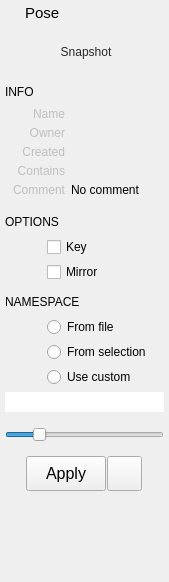
<?xml version="1.0" encoding="UTF-8"?>
<ui version="4.0">
 <class>Form</class>
 <widget class="QWidget" name="Form">
  <property name="geometry">
   <rect>
    <x>0</x>
    <y>0</y>
    <width>169</width>
    <height>582</height>
   </rect>
  </property>
  <property name="sizePolicy">
   <sizepolicy hsizetype="Preferred" vsizetype="Minimum">
    <horstretch>0</horstretch>
    <verstretch>0</verstretch>
   </sizepolicy>
  </property>
  <property name="minimumSize">
   <size>
    <width>160</width>
    <height>510</height>
   </size>
  </property>
  <property name="maximumSize">
   <size>
    <width>300</width>
    <height>16777215</height>
   </size>
  </property>
  <property name="windowTitle">
   <string>Form</string>
  </property>
  <property name="styleSheet">
   <string notr="true"/>
  </property>
  <layout class="QVBoxLayout" name="verticalLayout">
   <property name="spacing">
    <number>5</number>
   </property>
   <property name="sizeConstraint">
    <enum>QLayout::SetDefaultConstraint</enum>
   </property>
   <property name="leftMargin">
    <number>5</number>
   </property>
   <property name="topMargin">
    <number>2</number>
   </property>
   <property name="rightMargin">
    <number>5</number>
   </property>
   <property name="bottomMargin">
    <number>2</number>
   </property>
   <item>
    <layout class="QHBoxLayout" name="horizontalLayout_18">
     <property name="leftMargin">
      <number>2</number>
     </property>
     <property name="topMargin">
      <number>2</number>
     </property>
     <property name="rightMargin">
      <number>2</number>
     </property>
     <property name="bottomMargin">
      <number>0</number>
     </property>
     <item>
      <widget class="QLabel" name="label_6">
       <property name="maximumSize">
        <size>
         <width>13</width>
         <height>13</height>
        </size>
       </property>
       <property name="text">
        <string/>
       </property>
       <property name="pixmap">
        <pixmap>../icons/pose.png</pixmap>
       </property>
       <property name="scaledContents">
        <bool>true</bool>
       </property>
      </widget>
     </item>
     <item>
      <widget class="QLabel" name="label_2">
       <property name="font">
        <font>
         <family>Arial</family>
         <pointsize>11</pointsize>
         <weight>50</weight>
         <bold>false</bold>
        </font>
       </property>
       <property name="text">
        <string>Pose</string>
       </property>
      </widget>
     </item>
    </layout>
   </item>
   <item>
    <layout class="QHBoxLayout" name="modelPanelLayout">
     <property name="spacing">
      <number>0</number>
     </property>
     <property name="topMargin">
      <number>0</number>
     </property>
     <property name="bottomMargin">
      <number>0</number>
     </property>
     <item>
      <widget class="QLabel" name="label_3">
       <property name="minimumSize">
        <size>
         <width>0</width>
         <height>0</height>
        </size>
       </property>
       <property name="maximumSize">
        <size>
         <width>0</width>
         <height>16777215</height>
        </size>
       </property>
       <property name="text">
        <string/>
       </property>
      </widget>
     </item>
     <item>
      <widget class="QFrame" name="iconFrame">
       <property name="sizePolicy">
        <sizepolicy hsizetype="Expanding" vsizetype="Expanding">
         <horstretch>0</horstretch>
         <verstretch>0</verstretch>
        </sizepolicy>
       </property>
       <property name="minimumSize">
        <size>
         <width>50</width>
         <height>50</height>
        </size>
       </property>
       <property name="maximumSize">
        <size>
         <width>150</width>
         <height>150</height>
        </size>
       </property>
       <property name="styleSheet">
        <string notr="true"/>
       </property>
       <property name="frameShape">
        <enum>QFrame::NoFrame</enum>
       </property>
       <property name="frameShadow">
        <enum>QFrame::Plain</enum>
       </property>
       <property name="lineWidth">
        <number>0</number>
       </property>
       <layout class="QVBoxLayout" name="verticalLayout_3">
        <property name="spacing">
         <number>0</number>
        </property>
        <property name="margin">
         <number>0</number>
        </property>
        <item>
         <widget class="QToolButton" name="snapshotButton">
          <property name="enabled">
           <bool>true</bool>
          </property>
          <property name="sizePolicy">
           <sizepolicy hsizetype="Expanding" vsizetype="Expanding">
            <horstretch>0</horstretch>
            <verstretch>1</verstretch>
           </sizepolicy>
          </property>
          <property name="minimumSize">
           <size>
            <width>0</width>
            <height>0</height>
           </size>
          </property>
          <property name="maximumSize">
           <size>
            <width>150</width>
            <height>150</height>
           </size>
          </property>
          <property name="toolTip">
           <string>Take snapshot</string>
          </property>
          <property name="layoutDirection">
           <enum>Qt::LeftToRight</enum>
          </property>
          <property name="styleSheet">
           <string notr="true">color: rgb(40, 40, 40);
border: 1px solid rgb(0, 0, 0, 0);
background-color: rgb(254, 255, 230, 0);</string>
          </property>
          <property name="text">
           <string>Snapshot</string>
          </property>
          <property name="icon">
           <iconset>
            <normaloff>../icons/thumbnail.png</normaloff>../icons/thumbnail.png</iconset>
          </property>
          <property name="iconSize">
           <size>
            <width>176</width>
            <height>180</height>
           </size>
          </property>
          <property name="popupMode">
           <enum>QToolButton::InstantPopup</enum>
          </property>
          <property name="toolButtonStyle">
           <enum>Qt::ToolButtonIconOnly</enum>
          </property>
          <property name="autoRaise">
           <bool>false</bool>
          </property>
         </widget>
        </item>
       </layout>
      </widget>
     </item>
    </layout>
   </item>
   <item>
    <layout class="QHBoxLayout" name="horizontalLayout_7">
     <property name="topMargin">
      <number>0</number>
     </property>
     <item>
      <widget class="QLabel" name="label_8">
       <property name="minimumSize">
        <size>
         <width>200</width>
         <height>0</height>
        </size>
       </property>
       <property name="maximumSize">
        <size>
         <width>200</width>
         <height>16777215</height>
        </size>
       </property>
       <property name="font">
        <font>
         <family>Arial</family>
         <pointsize>9</pointsize>
         <weight>50</weight>
         <bold>false</bold>
        </font>
       </property>
       <property name="text">
        <string>INFO</string>
       </property>
      </widget>
     </item>
     <item>
      <spacer name="horizontalSpacer_2">
       <property name="orientation">
        <enum>Qt::Horizontal</enum>
       </property>
       <property name="sizeHint" stdset="0">
        <size>
         <width>40</width>
         <height>20</height>
        </size>
       </property>
      </spacer>
     </item>
    </layout>
   </item>
   <item>
    <layout class="QHBoxLayout" name="horizontalLayout">
     <property name="spacing">
      <number>6</number>
     </property>
     <property name="topMargin">
      <number>0</number>
     </property>
     <item>
      <widget class="QLabel" name="label">
       <property name="enabled">
        <bool>false</bool>
       </property>
       <property name="sizePolicy">
        <sizepolicy hsizetype="Fixed" vsizetype="Preferred">
         <horstretch>0</horstretch>
         <verstretch>0</verstretch>
        </sizepolicy>
       </property>
       <property name="minimumSize">
        <size>
         <width>60</width>
         <height>0</height>
        </size>
       </property>
       <property name="maximumSize">
        <size>
         <width>60</width>
         <height>16777215</height>
        </size>
       </property>
       <property name="text">
        <string>Name</string>
       </property>
       <property name="alignment">
        <set>Qt::AlignRight|Qt::AlignTrailing|Qt::AlignVCenter</set>
       </property>
      </widget>
     </item>
     <item>
      <widget class="QLabel" name="name">
       <property name="enabled">
        <bool>true</bool>
       </property>
       <property name="sizePolicy">
        <sizepolicy hsizetype="Ignored" vsizetype="Preferred">
         <horstretch>0</horstretch>
         <verstretch>0</verstretch>
        </sizepolicy>
       </property>
       <property name="text">
        <string/>
       </property>
       <property name="textInteractionFlags">
        <set>Qt::LinksAccessibleByMouse|Qt::TextSelectableByMouse</set>
       </property>
      </widget>
     </item>
    </layout>
   </item>
   <item>
    <layout class="QHBoxLayout" name="horizontalLayout_9">
     <property name="spacing">
      <number>6</number>
     </property>
     <property name="topMargin">
      <number>0</number>
     </property>
     <item>
      <widget class="QLabel" name="label_13">
       <property name="enabled">
        <bool>false</bool>
       </property>
       <property name="sizePolicy">
        <sizepolicy hsizetype="Fixed" vsizetype="Expanding">
         <horstretch>0</horstretch>
         <verstretch>0</verstretch>
        </sizepolicy>
       </property>
       <property name="minimumSize">
        <size>
         <width>60</width>
         <height>0</height>
        </size>
       </property>
       <property name="maximumSize">
        <size>
         <width>60</width>
         <height>500</height>
        </size>
       </property>
       <property name="text">
        <string>Owner</string>
       </property>
       <property name="alignment">
        <set>Qt::AlignRight|Qt::AlignTop|Qt::AlignTrailing</set>
       </property>
      </widget>
     </item>
     <item>
      <widget class="QLabel" name="owner">
       <property name="enabled">
        <bool>true</bool>
       </property>
       <property name="sizePolicy">
        <sizepolicy hsizetype="Ignored" vsizetype="Expanding">
         <horstretch>0</horstretch>
         <verstretch>0</verstretch>
        </sizepolicy>
       </property>
       <property name="minimumSize">
        <size>
         <width>0</width>
         <height>0</height>
        </size>
       </property>
       <property name="maximumSize">
        <size>
         <width>16777215</width>
         <height>16777215</height>
        </size>
       </property>
       <property name="styleSheet">
        <string notr="true"/>
       </property>
       <property name="text">
        <string/>
       </property>
       <property name="alignment">
        <set>Qt::AlignLeading|Qt::AlignLeft|Qt::AlignTop</set>
       </property>
       <property name="wordWrap">
        <bool>true</bool>
       </property>
       <property name="textInteractionFlags">
        <set>Qt::LinksAccessibleByMouse|Qt::TextSelectableByMouse</set>
       </property>
      </widget>
     </item>
    </layout>
   </item>
   <item>
    <layout class="QHBoxLayout" name="horizontalLayout_11">
     <property name="spacing">
      <number>6</number>
     </property>
     <property name="topMargin">
      <number>0</number>
     </property>
     <item>
      <widget class="QLabel" name="label_14">
       <property name="enabled">
        <bool>false</bool>
       </property>
       <property name="sizePolicy">
        <sizepolicy hsizetype="Fixed" vsizetype="Expanding">
         <horstretch>0</horstretch>
         <verstretch>0</verstretch>
        </sizepolicy>
       </property>
       <property name="minimumSize">
        <size>
         <width>60</width>
         <height>0</height>
        </size>
       </property>
       <property name="maximumSize">
        <size>
         <width>60</width>
         <height>500</height>
        </size>
       </property>
       <property name="text">
        <string>Created</string>
       </property>
       <property name="alignment">
        <set>Qt::AlignRight|Qt::AlignTop|Qt::AlignTrailing</set>
       </property>
      </widget>
     </item>
     <item>
      <widget class="QLabel" name="created">
       <property name="enabled">
        <bool>true</bool>
       </property>
       <property name="sizePolicy">
        <sizepolicy hsizetype="Expanding" vsizetype="Expanding">
         <horstretch>0</horstretch>
         <verstretch>0</verstretch>
        </sizepolicy>
       </property>
       <property name="minimumSize">
        <size>
         <width>0</width>
         <height>0</height>
        </size>
       </property>
       <property name="maximumSize">
        <size>
         <width>16777215</width>
         <height>16777215</height>
        </size>
       </property>
       <property name="styleSheet">
        <string notr="true"/>
       </property>
       <property name="text">
        <string/>
       </property>
       <property name="alignment">
        <set>Qt::AlignLeading|Qt::AlignLeft|Qt::AlignTop</set>
       </property>
       <property name="wordWrap">
        <bool>true</bool>
       </property>
       <property name="textInteractionFlags">
        <set>Qt::LinksAccessibleByMouse|Qt::TextSelectableByMouse</set>
       </property>
      </widget>
     </item>
    </layout>
   </item>
   <item>
    <layout class="QHBoxLayout" name="horizontalLayout_15">
     <property name="spacing">
      <number>6</number>
     </property>
     <property name="topMargin">
      <number>0</number>
     </property>
     <property name="bottomMargin">
      <number>0</number>
     </property>
     <item>
      <widget class="QLabel" name="label_15">
       <property name="enabled">
        <bool>false</bool>
       </property>
       <property name="sizePolicy">
        <sizepolicy hsizetype="Fixed" vsizetype="Expanding">
         <horstretch>0</horstretch>
         <verstretch>0</verstretch>
        </sizepolicy>
       </property>
       <property name="minimumSize">
        <size>
         <width>60</width>
         <height>0</height>
        </size>
       </property>
       <property name="maximumSize">
        <size>
         <width>60</width>
         <height>500</height>
        </size>
       </property>
       <property name="text">
        <string>Contains</string>
       </property>
       <property name="alignment">
        <set>Qt::AlignRight|Qt::AlignTop|Qt::AlignTrailing</set>
       </property>
      </widget>
     </item>
     <item>
      <widget class="QLabel" name="contains">
       <property name="enabled">
        <bool>true</bool>
       </property>
       <property name="sizePolicy">
        <sizepolicy hsizetype="Expanding" vsizetype="MinimumExpanding">
         <horstretch>0</horstretch>
         <verstretch>0</verstretch>
        </sizepolicy>
       </property>
       <property name="minimumSize">
        <size>
         <width>0</width>
         <height>0</height>
        </size>
       </property>
       <property name="maximumSize">
        <size>
         <width>16777215</width>
         <height>16777215</height>
        </size>
       </property>
       <property name="styleSheet">
        <string notr="true"/>
       </property>
       <property name="text">
        <string/>
       </property>
       <property name="alignment">
        <set>Qt::AlignLeading|Qt::AlignLeft|Qt::AlignTop</set>
       </property>
       <property name="wordWrap">
        <bool>true</bool>
       </property>
       <property name="textInteractionFlags">
        <set>Qt::LinksAccessibleByMouse|Qt::TextSelectableByMouse</set>
       </property>
      </widget>
     </item>
    </layout>
   </item>
   <item>
    <layout class="QHBoxLayout" name="horizontalLayout_14">
     <property name="spacing">
      <number>6</number>
     </property>
     <property name="topMargin">
      <number>0</number>
     </property>
     <property name="bottomMargin">
      <number>5</number>
     </property>
     <item>
      <widget class="QLabel" name="label_11">
       <property name="enabled">
        <bool>false</bool>
       </property>
       <property name="sizePolicy">
        <sizepolicy hsizetype="Fixed" vsizetype="Expanding">
         <horstretch>0</horstretch>
         <verstretch>0</verstretch>
        </sizepolicy>
       </property>
       <property name="minimumSize">
        <size>
         <width>60</width>
         <height>0</height>
        </size>
       </property>
       <property name="maximumSize">
        <size>
         <width>60</width>
         <height>500</height>
        </size>
       </property>
       <property name="text">
        <string>Comment</string>
       </property>
       <property name="alignment">
        <set>Qt::AlignRight|Qt::AlignTop|Qt::AlignTrailing</set>
       </property>
      </widget>
     </item>
     <item>
      <widget class="QLabel" name="comment">
       <property name="enabled">
        <bool>true</bool>
       </property>
       <property name="sizePolicy">
        <sizepolicy hsizetype="Ignored" vsizetype="MinimumExpanding">
         <horstretch>0</horstretch>
         <verstretch>0</verstretch>
        </sizepolicy>
       </property>
       <property name="minimumSize">
        <size>
         <width>0</width>
         <height>0</height>
        </size>
       </property>
       <property name="maximumSize">
        <size>
         <width>16777215</width>
         <height>16777215</height>
        </size>
       </property>
       <property name="styleSheet">
        <string notr="true"/>
       </property>
       <property name="text">
        <string>No comment</string>
       </property>
       <property name="alignment">
        <set>Qt::AlignLeading|Qt::AlignLeft|Qt::AlignTop</set>
       </property>
       <property name="wordWrap">
        <bool>true</bool>
       </property>
       <property name="textInteractionFlags">
        <set>Qt::LinksAccessibleByMouse|Qt::TextSelectableByMouse</set>
       </property>
      </widget>
     </item>
    </layout>
   </item>
   <item>
    <layout class="QHBoxLayout" name="horizontalLayout_8">
     <property name="topMargin">
      <number>5</number>
     </property>
     <item>
      <widget class="QLabel" name="label_7">
       <property name="minimumSize">
        <size>
         <width>200</width>
         <height>0</height>
        </size>
       </property>
       <property name="maximumSize">
        <size>
         <width>200</width>
         <height>16777215</height>
        </size>
       </property>
       <property name="font">
        <font>
         <family>Arial</family>
         <pointsize>9</pointsize>
         <weight>50</weight>
         <bold>false</bold>
        </font>
       </property>
       <property name="text">
        <string>OPTIONS</string>
       </property>
      </widget>
     </item>
     <item>
      <spacer name="horizontalSpacer">
       <property name="orientation">
        <enum>Qt::Horizontal</enum>
       </property>
       <property name="sizeHint" stdset="0">
        <size>
         <width>40</width>
         <height>20</height>
        </size>
       </property>
      </spacer>
     </item>
    </layout>
   </item>
   <item>
    <layout class="QHBoxLayout" name="horizontalLayout_4">
     <property name="spacing">
      <number>2</number>
     </property>
     <property name="leftMargin">
      <number>0</number>
     </property>
     <property name="topMargin">
      <number>0</number>
     </property>
     <item>
      <widget class="QLabel" name="label_12">
       <property name="minimumSize">
        <size>
         <width>40</width>
         <height>0</height>
        </size>
       </property>
       <property name="maximumSize">
        <size>
         <width>40</width>
         <height>16777215</height>
        </size>
       </property>
       <property name="layoutDirection">
        <enum>Qt::LeftToRight</enum>
       </property>
       <property name="text">
        <string/>
       </property>
       <property name="alignment">
        <set>Qt::AlignRight|Qt::AlignTrailing|Qt::AlignVCenter</set>
       </property>
      </widget>
     </item>
     <item>
      <widget class="QCheckBox" name="keyCheckBox">
       <property name="minimumSize">
        <size>
         <width>0</width>
         <height>19</height>
        </size>
       </property>
       <property name="text">
        <string>Key</string>
       </property>
       <property name="checkable">
        <bool>true</bool>
       </property>
       <property name="checked">
        <bool>false</bool>
       </property>
      </widget>
     </item>
    </layout>
   </item>
   <item>
    <layout class="QHBoxLayout" name="horizontalLayout_16">
     <property name="spacing">
      <number>2</number>
     </property>
     <property name="leftMargin">
      <number>0</number>
     </property>
     <property name="topMargin">
      <number>0</number>
     </property>
     <item>
      <widget class="QLabel" name="label_20">
       <property name="minimumSize">
        <size>
         <width>40</width>
         <height>0</height>
        </size>
       </property>
       <property name="maximumSize">
        <size>
         <width>40</width>
         <height>16777215</height>
        </size>
       </property>
       <property name="layoutDirection">
        <enum>Qt::LeftToRight</enum>
       </property>
       <property name="text">
        <string/>
       </property>
       <property name="alignment">
        <set>Qt::AlignRight|Qt::AlignTrailing|Qt::AlignVCenter</set>
       </property>
      </widget>
     </item>
     <item>
      <widget class="QCheckBox" name="mirrorCheckBox">
       <property name="minimumSize">
        <size>
         <width>0</width>
         <height>19</height>
        </size>
       </property>
       <property name="text">
        <string>Mirror</string>
       </property>
       <property name="checkable">
        <bool>true</bool>
       </property>
       <property name="checked">
        <bool>false</bool>
       </property>
      </widget>
     </item>
    </layout>
   </item>
   <item>
    <layout class="QHBoxLayout" name="horizontalLayout_20">
     <property name="topMargin">
      <number>5</number>
     </property>
     <item>
      <widget class="QLabel" name="label_4">
       <property name="sizePolicy">
        <sizepolicy hsizetype="Expanding" vsizetype="Preferred">
         <horstretch>0</horstretch>
         <verstretch>0</verstretch>
        </sizepolicy>
       </property>
       <property name="minimumSize">
        <size>
         <width>200</width>
         <height>0</height>
        </size>
       </property>
       <property name="maximumSize">
        <size>
         <width>100</width>
         <height>16777215</height>
        </size>
       </property>
       <property name="font">
        <font>
         <family>Arial</family>
         <pointsize>9</pointsize>
         <weight>50</weight>
         <bold>false</bold>
        </font>
       </property>
       <property name="text">
        <string>NAMESPACE</string>
       </property>
      </widget>
     </item>
     <item>
      <spacer name="horizontalSpacer_5">
       <property name="orientation">
        <enum>Qt::Horizontal</enum>
       </property>
       <property name="sizeHint" stdset="0">
        <size>
         <width>40</width>
         <height>20</height>
        </size>
       </property>
      </spacer>
     </item>
    </layout>
   </item>
   <item>
    <layout class="QHBoxLayout" name="horizontalLayout_5">
     <property name="spacing">
      <number>2</number>
     </property>
     <property name="leftMargin">
      <number>0</number>
     </property>
     <property name="topMargin">
      <number>0</number>
     </property>
     <item>
      <widget class="QLabel" name="label_16">
       <property name="minimumSize">
        <size>
         <width>40</width>
         <height>0</height>
        </size>
       </property>
       <property name="maximumSize">
        <size>
         <width>40</width>
         <height>16777215</height>
        </size>
       </property>
       <property name="layoutDirection">
        <enum>Qt::LeftToRight</enum>
       </property>
       <property name="text">
        <string/>
       </property>
       <property name="alignment">
        <set>Qt::AlignRight|Qt::AlignTrailing|Qt::AlignVCenter</set>
       </property>
      </widget>
     </item>
     <item>
      <widget class="QRadioButton" name="useFileNamespace">
       <property name="text">
        <string>From file</string>
       </property>
      </widget>
     </item>
    </layout>
   </item>
   <item>
    <layout class="QHBoxLayout" name="horizontalLayout_10">
     <property name="spacing">
      <number>2</number>
     </property>
     <property name="leftMargin">
      <number>0</number>
     </property>
     <property name="topMargin">
      <number>0</number>
     </property>
     <item>
      <widget class="QLabel" name="label_17">
       <property name="minimumSize">
        <size>
         <width>40</width>
         <height>0</height>
        </size>
       </property>
       <property name="maximumSize">
        <size>
         <width>40</width>
         <height>16777215</height>
        </size>
       </property>
       <property name="layoutDirection">
        <enum>Qt::LeftToRight</enum>
       </property>
       <property name="text">
        <string/>
       </property>
       <property name="alignment">
        <set>Qt::AlignRight|Qt::AlignTrailing|Qt::AlignVCenter</set>
       </property>
      </widget>
     </item>
     <item>
      <widget class="QRadioButton" name="useSelectionNamespace">
       <property name="text">
        <string>From selection</string>
       </property>
      </widget>
     </item>
    </layout>
   </item>
   <item>
    <layout class="QHBoxLayout" name="horizontalLayout_12">
     <property name="spacing">
      <number>2</number>
     </property>
     <property name="leftMargin">
      <number>0</number>
     </property>
     <property name="topMargin">
      <number>0</number>
     </property>
     <item>
      <widget class="QLabel" name="label_19">
       <property name="minimumSize">
        <size>
         <width>40</width>
         <height>0</height>
        </size>
       </property>
       <property name="maximumSize">
        <size>
         <width>40</width>
         <height>16777215</height>
        </size>
       </property>
       <property name="layoutDirection">
        <enum>Qt::LeftToRight</enum>
       </property>
       <property name="text">
        <string/>
       </property>
       <property name="alignment">
        <set>Qt::AlignRight|Qt::AlignTrailing|Qt::AlignVCenter</set>
       </property>
      </widget>
     </item>
     <item>
      <widget class="QRadioButton" name="useCustomNamespace">
       <property name="text">
        <string>Use custom</string>
       </property>
      </widget>
     </item>
    </layout>
   </item>
   <item>
    <layout class="QHBoxLayout" name="horizontalLayout_3">
     <property name="leftMargin">
      <number>0</number>
     </property>
     <property name="topMargin">
      <number>0</number>
     </property>
     <property name="rightMargin">
      <number>0</number>
     </property>
     <item>
      <widget class="QLineEdit" name="namespaceEdit">
       <property name="minimumSize">
        <size>
         <width>0</width>
         <height>0</height>
        </size>
       </property>
       <property name="frame">
        <bool>false</bool>
       </property>
      </widget>
     </item>
    </layout>
   </item>
   <item>
    <spacer name="verticalSpacer_2">
     <property name="orientation">
      <enum>Qt::Vertical</enum>
     </property>
     <property name="sizeType">
      <enum>QSizePolicy::Fixed</enum>
     </property>
     <property name="sizeHint" stdset="0">
      <size>
       <width>20</width>
       <height>10</height>
      </size>
     </property>
    </spacer>
   </item>
   <item>
    <layout class="QHBoxLayout" name="horizontalLayout_13">
     <property name="leftMargin">
      <number>0</number>
     </property>
     <property name="topMargin">
      <number>0</number>
     </property>
     <property name="rightMargin">
      <number>0</number>
     </property>
     <item>
      <widget class="QSlider" name="blendSlider">
       <property name="sizePolicy">
        <sizepolicy hsizetype="Expanding" vsizetype="Fixed">
         <horstretch>0</horstretch>
         <verstretch>0</verstretch>
        </sizepolicy>
       </property>
       <property name="minimum">
        <number>-30</number>
       </property>
       <property name="maximum">
        <number>130</number>
       </property>
       <property name="pageStep">
        <number>1</number>
       </property>
       <property name="tracking">
        <bool>false</bool>
       </property>
       <property name="orientation">
        <enum>Qt::Horizontal</enum>
       </property>
       <property name="tickPosition">
        <enum>QSlider::NoTicks</enum>
       </property>
       <property name="tickInterval">
        <number>0</number>
       </property>
      </widget>
     </item>
    </layout>
   </item>
   <item>
    <widget class="QFrame" name="previewButtons">
     <property name="frameShape">
      <enum>QFrame::NoFrame</enum>
     </property>
     <property name="frameShadow">
      <enum>QFrame::Plain</enum>
     </property>
     <layout class="QHBoxLayout" name="horizontalLayout_6">
      <property name="spacing">
       <number>1</number>
      </property>
      <item>
       <layout class="QHBoxLayout" name="horizontalLayout_2">
        <property name="spacing">
         <number>1</number>
        </property>
        <property name="topMargin">
         <number>0</number>
        </property>
        <item>
         <spacer name="horizontalSpacer_3">
          <property name="orientation">
           <enum>Qt::Horizontal</enum>
          </property>
          <property name="sizeHint" stdset="0">
           <size>
            <width>40</width>
            <height>20</height>
           </size>
          </property>
         </spacer>
        </item>
        <item>
         <widget class="QPushButton" name="acceptButton">
          <property name="sizePolicy">
           <sizepolicy hsizetype="Preferred" vsizetype="Fixed">
            <horstretch>0</horstretch>
            <verstretch>0</verstretch>
           </sizepolicy>
          </property>
          <property name="minimumSize">
           <size>
            <width>80</width>
            <height>35</height>
           </size>
          </property>
          <property name="maximumSize">
           <size>
            <width>125</width>
            <height>35</height>
           </size>
          </property>
          <property name="font">
           <font>
            <family>Arial</family>
            <pointsize>12</pointsize>
            <weight>50</weight>
            <bold>false</bold>
           </font>
          </property>
          <property name="toolTip">
           <string/>
          </property>
          <property name="styleSheet">
           <string notr="true"/>
          </property>
          <property name="text">
           <string>Apply</string>
          </property>
         </widget>
        </item>
        <item>
         <widget class="QPushButton" name="selectionSetButton">
          <property name="sizePolicy">
           <sizepolicy hsizetype="Preferred" vsizetype="Minimum">
            <horstretch>0</horstretch>
            <verstretch>0</verstretch>
           </sizepolicy>
          </property>
          <property name="minimumSize">
           <size>
            <width>35</width>
            <height>35</height>
           </size>
          </property>
          <property name="maximumSize">
           <size>
            <width>35</width>
            <height>16777215</height>
           </size>
          </property>
          <property name="text">
           <string/>
          </property>
          <property name="icon">
           <iconset>
            <normaloff>../icons/selectionSet2.png</normaloff>../icons/selectionSet2.png</iconset>
          </property>
          <property name="iconSize">
           <size>
            <width>25</width>
            <height>25</height>
           </size>
          </property>
         </widget>
        </item>
        <item>
         <spacer name="horizontalSpacer_4">
          <property name="orientation">
           <enum>Qt::Horizontal</enum>
          </property>
          <property name="sizeHint" stdset="0">
           <size>
            <width>40</width>
            <height>20</height>
           </size>
          </property>
         </spacer>
        </item>
       </layout>
      </item>
     </layout>
    </widget>
   </item>
   <item>
    <widget class="QFrame" name="frame">
     <property name="sizePolicy">
      <sizepolicy hsizetype="Preferred" vsizetype="Expanding">
       <horstretch>0</horstretch>
       <verstretch>2</verstretch>
      </sizepolicy>
     </property>
     <property name="frameShape">
      <enum>QFrame::NoFrame</enum>
     </property>
     <property name="frameShadow">
      <enum>QFrame::Plain</enum>
     </property>
    </widget>
   </item>
   <item>
    <widget class="QLabel" name="label_18">
     <property name="maximumSize">
      <size>
       <width>16777215</width>
       <height>0</height>
      </size>
     </property>
     <property name="text">
      <string/>
     </property>
    </widget>
   </item>
  </layout>
 </widget>
 <resources/>
 <connections/>
 <slots>
  <slot>snapshot()</slot>
  <slot>apply()</slot>
  <slot>edit()</slot>
  <slot>showContextMenu()</slot>
 </slots>
</ui>
